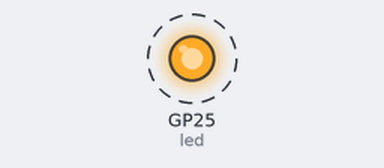
This program was run on a simulated Raspberry Pi Pico running MicroPython. Shown: output pins drawn as LEDs (lit = HIGH). Dashed ring = blinking.

Above: at 0.12 s.
Timing chart, 0 to 3.0 s (numbered marks = the images above):
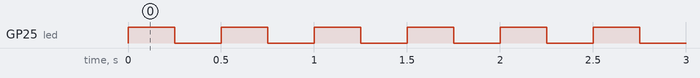

Measured:
- by itself, GP25 (led): alternates HIGH for 0.25 s and LOW for 0.25 s

The program:

00-blink-onboard-led.py
```python
# Use this program to test that your Pico is connected to Thonny and
# running MicroPython. No wiring needed - this uses the LED already
# built onto the Pico board.
from machine import Pin
from utime import sleep

BUILT_IN_LED_PIN = 25    # every Pico has an LED wired to this pin
BLINK_DELAY = 0.25       # seconds the LED stays on or off - change me!

led = Pin(BUILT_IN_LED_PIN, Pin.OUT)

while True:
    led.toggle()          # switch the LED on if it's off, or off if it's on
    sleep(BLINK_DELAY)
```
